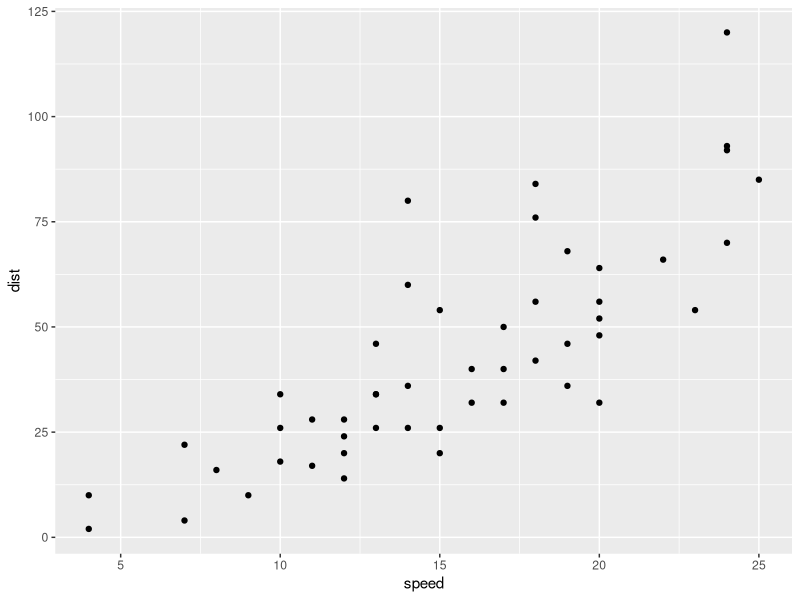
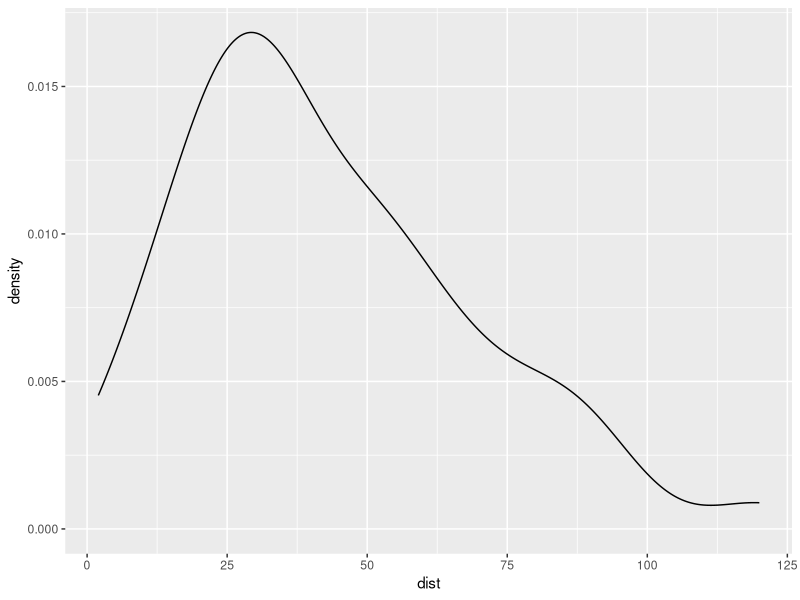
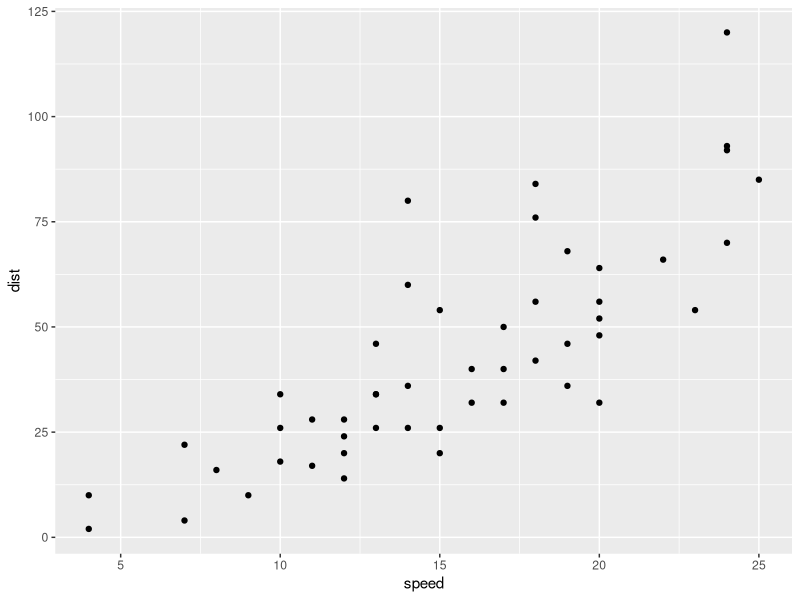
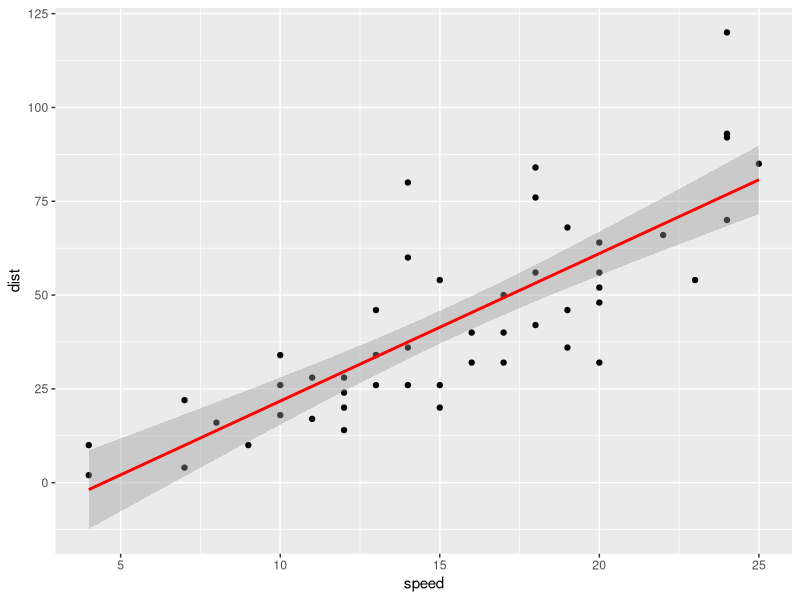

Here is the R script that generated these plots, in order:
## ---- chunk 1
# Load a nice library for plotting
# Install first if you don't have them yet
# install.packages('ggplot2')
library(ggplot2)
## ---- chunk 2
dat <- cars
head(dat)
## ---- chunk 3
print(dat)
## ---- chunk 4
summary(dat)
## ---- chunk 5
scatter <- ggplot(dat, aes(x=speed, y=dist)) + geom_point()
scatter
## ---- chunk 6
sample.mean <- mean(dat$speed)
sample.sd <- sd(dat$speed)
sample.n <- length(dat$speed)
## ---- chunk 7
print(c("sample mean",sample.mean))
print(c("sample standard deviation",sample.sd))
print(c("sample count",sample.mean))
## ---- chunk 8
alpha <- 0.05
degree.freedom <- sample.n - 1
t.score <- qt(alpha/2, degree.freedom, lower.tail=F)
t.score
## ---- chunk 9
margin.error <- t.score * (sample.sd/sqrt(sample.n))

lower.bound <- sample.mean - margin.error
upper.bound <- sample.mean + margin.error

print(c(lower.bound, upper.bound))
## ---- chunk 10
model <- lm(speed ~ 1, dat)
confint(model, level = 0.95)
## ---- chunk 11
ggplot(dat, aes(x=dist)) + geom_density()
## ---- chunk 12
guessed.mean <- 35
guessed.mean
## ---- chunk 13
# The default of t.test will be two-sided
# It is used to test the alternative hypothesis that the mean is not 35
t.test(dat$dist, mu=35)
## ---- chunk 14
# It is also possible to do one-sided test

# This is to test the alternative hypothesis that the mean will be greater than 35
t.test(dat$dist, mu=35, alternative = "greater")

# And this is to test the hypothesis that it is lower
t.test(dat$dist, mu=35, alternative = "less")
## ---- chunk 15
dat2 <- sleep
print(dat2)
summary(dat2)
## ---- chunk 16
t.test(dat2$extra)
## ---- chunk 17
# We first need to split the data set
drug1 <- subset(dat2, group==1)
drug2 <- subset(dat2, group==2)
## ---- chunk 18
print(drug1)
print(drug2)
## ---- chunk 19
#Now we do the t-test
t.test(x = drug1$extra, y = drug2$extra, paired = TRUE, var.equal = TRUE)
## ---- chunk 20
scatter
## ---- chunk 21
linear <- lm(dat$dist~dat$speed)
summary(linear)
confint(linear, level=0.95)
## ---- chunk 22
scatter + geom_smooth(method=lm , color="red", se=TRUE)
